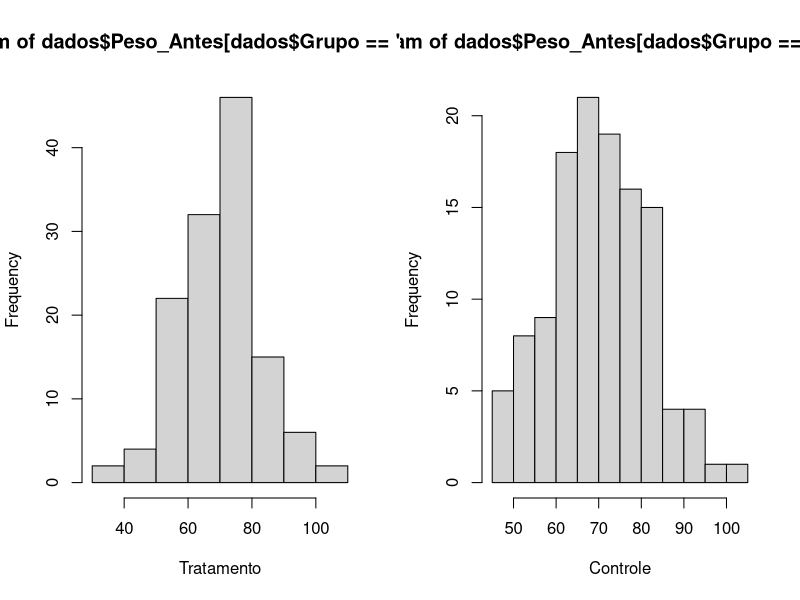
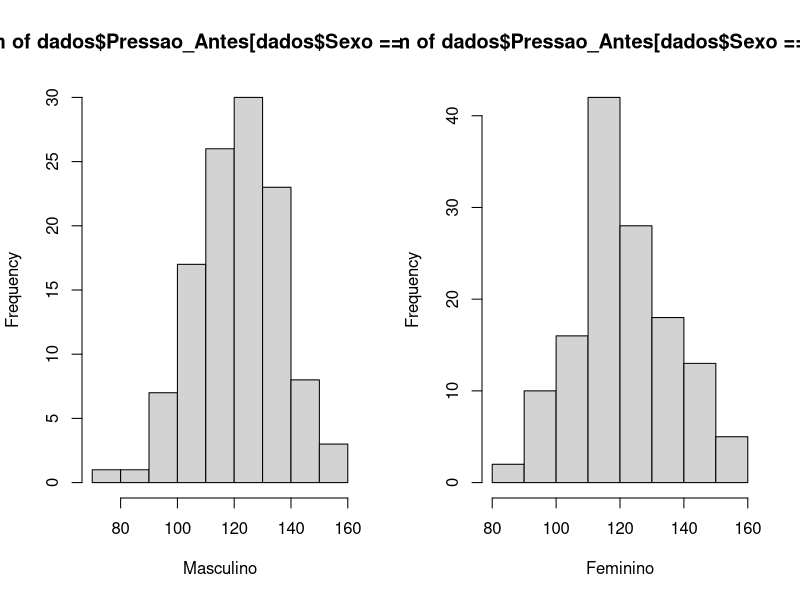
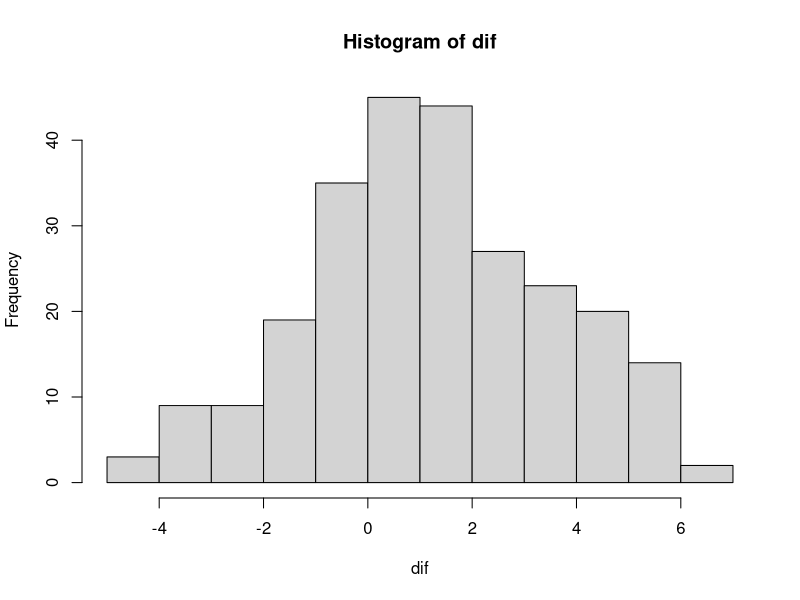
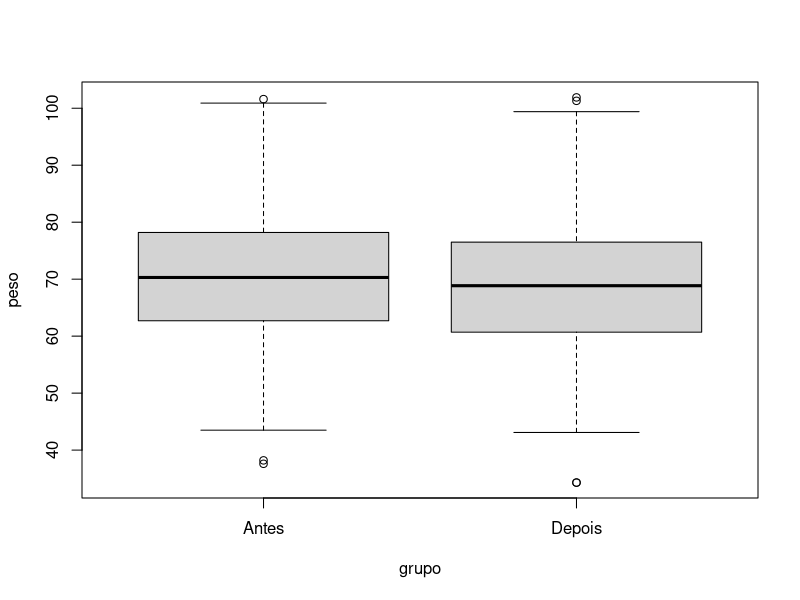
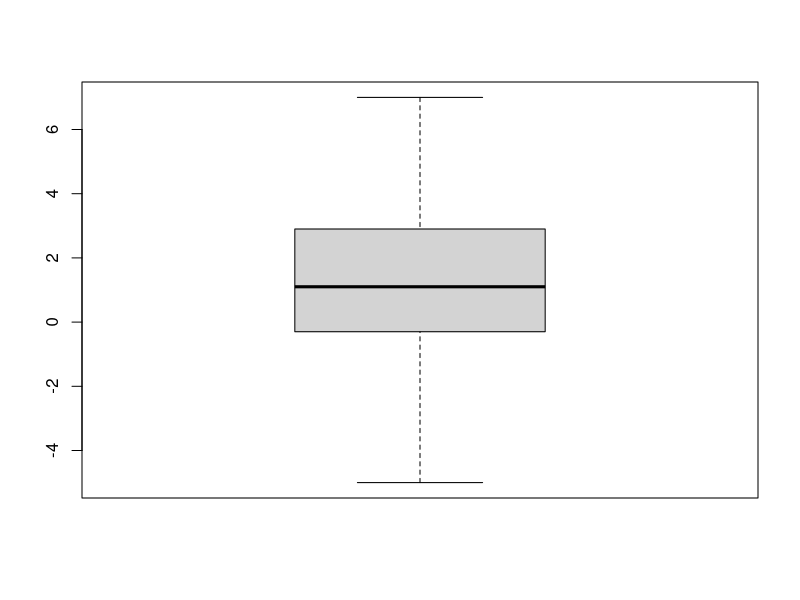

R code for these plots, in order:
## Codigo: Aula de exercícios testes especificos
## Autor: Paulo Cerqueira Jr.
## Data: 18/06/2025


##--- Carregando os dados

dados <- readxl::read_xlsx("dadosInf2_ex.xlsx")

# dados <- read.csv("dados.csv", header = TRUE, 
#                   sep=",")

#write.csv(dados, file = "dados.csv")

# 1. O peso médio antes do tratamento difere entre
# os participantes do grupo **Controle** e do grupo 
# **Tratamento**?
  
# Teste t amostra independentes.

# Pressupostos:
# Normalidade
# Igualdade de variâncias

# Verificando a normalidade:

par(mfrow=c(1,2))
hist(dados$Peso_Antes[dados$Grupo=="Tratamento"],
     xlab="Tratamento")
hist(dados$Peso_Antes[dados$Grupo=="Controle"],
     xlab="Controle")

mediat <- mean(dados$Peso_Antes[dados$Grupo=="Tratamento"])
mediac <- mean(dados$Peso_Antes[dados$Grupo=="Controle"])
sdt <- sd(dados$Peso_Antes[dados$Grupo=="Tratamento"])
sdc <- sd(dados$Peso_Antes[dados$Grupo=="Controle"])

tabela <- cbind(c(mediat, mediac), c(sdt, sdc))
rownames(tabela) <- c("Tratamento", "Controle")
colnames(tabela) <- c("Média", "Desvio-Padrão")
tabela

ks.test(dados$Peso_Antes[dados$Grupo=="Tratamento"],
        "pnorm",mediat, sdt)

ks.test(dados$Peso_Antes[dados$Grupo=="Controle"],
        "pnorm",mediac, sdc)

## Teste de F para igualdade de variâncias

var.test(Peso_Antes ~ Grupo, data = dados)


## Teste t com variâncias iguais


t.test(Peso_Antes ~ Grupo, data = dados, 
       var.equal=TRUE)


## 2. A média da pressão arterial 
## **antes do tratamento** difere entre os 
## **homens** e as **mulheres**?

# Pressupostos:
# Normalidade
# Igualdade de variâncias

# Verificando a normalidade:

par(mfrow=c(1,2))
hist(dados$Pressao_Antes[dados$Sexo=="Masculino"],
     xlab="Masculino")
hist(dados$Pressao_Antes[dados$Sexo=="Feminino"],
     xlab="Feminino")

mediat <- mean(dados$Pressao_Antes[dados$Sexo=="Masculino"])
mediac <- mean(dados$Pressao_Antes[dados$Sexo=="Feminino"])
sdt <- sd(dados$Pressao_Antes[dados$Sexo=="Masculino"])
sdc <- sd(dados$Pressao_Antes[dados$Sexo=="Feminino"])

tabela <- cbind(c(mediat, mediac), c(sdt, sdc))
rownames(tabela) <- c("Masculino", "Feminino")
colnames(tabela) <- c("Média", "Desvio-Padrão")
tabela

ks.test(dados$Pressao_Antes[dados$Sexo=="Masculino"],
        "pnorm",mediat, sdt)

ks.test(dados$Pressao_Antes[dados$Sexo=="Feminino"],
        "pnorm",mediac, sdc)


## Teste de F para igualdade de variâncias

var.test(Pressao_Antes ~ Sexo, data = dados)


## Teste t com variâncias iguais

t.test(Pressao_Antes ~ Sexo, data = dados, 
       var.equal=TRUE)


## 5. O peso médio dos participantes mudou após 
## o tratamento?


# teste t - amostras dependentes

dif <- dados$Peso_Antes - dados$Peso_Depois
par(mfrow=c(1,1))
hist(dif)

mediad <- mean(dif)
sdd <- sd(dif)

## Normalidade

ks.test(dif, "pnorm", mediad, sdd)


## Teste t:


t.test(dados$Peso_Antes, dados$Peso_Depois, paired=TRUE)

peso <- c(dados$Peso_Antes, dados$Peso_Depois)
grupo <- c(rep("Antes", length(dados$Peso_Antes)),
           rep("Depois", length(dados$Peso_Depois)))

boxplot(peso~grupo)
boxplot(dif)

## Final do código.
